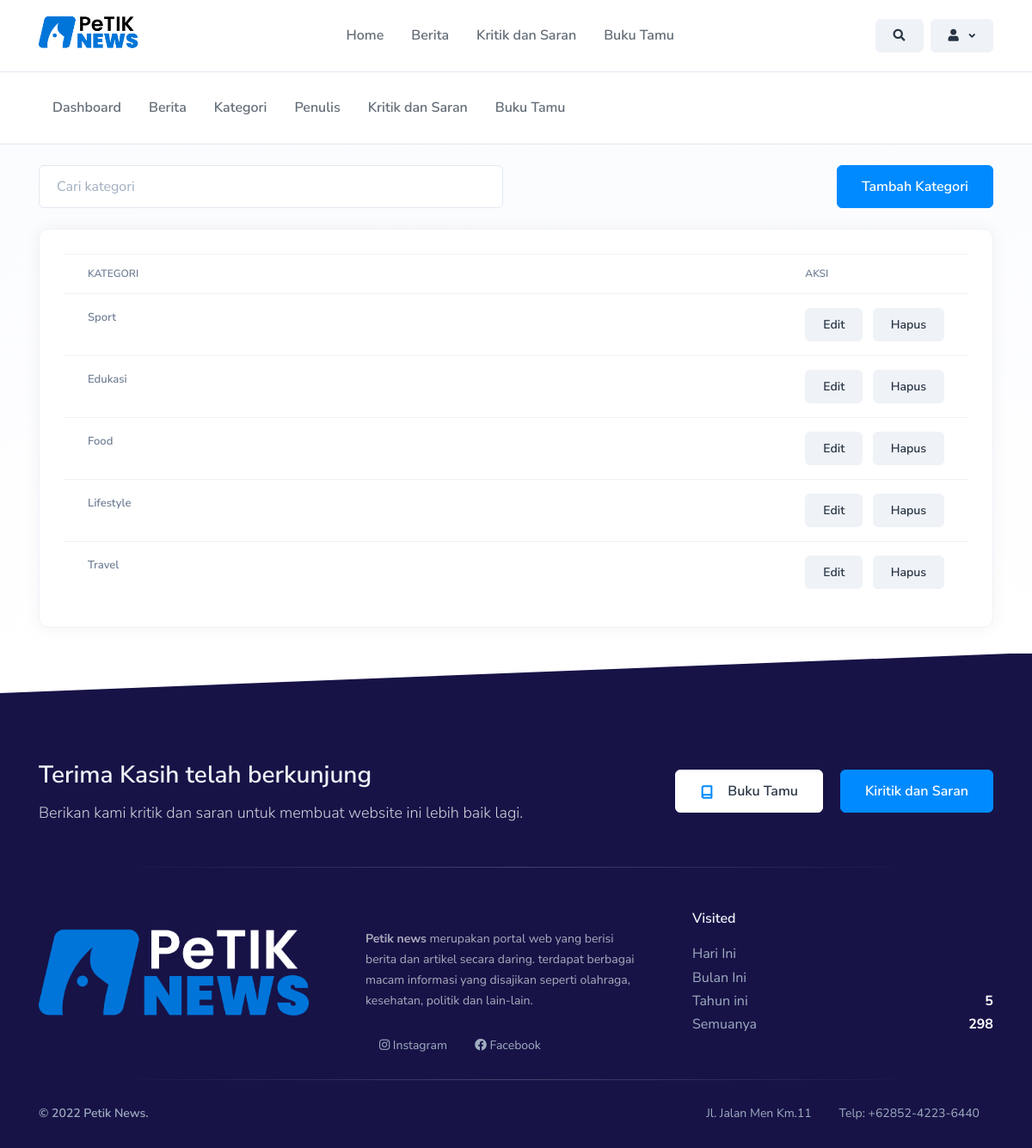
The app's page /userkategori (signed in) with its own data.
### tables this page shows
CREATE TABLE IF NOT EXISTS `kategori` (
  `id` int(11) NOT NULL AUTO_INCREMENT,
  `slug` varchar(255) DEFAULT NULL,
  `kategori` varchar(255) DEFAULT NULL,
  PRIMARY KEY (`id`)
);

### app/core/Controller.php (called while the page is built, shortened)
<?php
class Controller{
	public function view($view, $data = [])
	{
		require_once '../app/views/' . $view . '.php';
	}
	public function model($model)
	{
		return new $model;
	}
}

### app/controllers/userkategori.php (called while the page is built, shortened)
<?php
class UserKategori extends Controller {
    public function index()
	{
		$data['title'] = 'Halaman Home';
        if(isset($_POST['cari'])){
            $data['kategori'] = $this->model('KategoriModel')->getAll($_POST['cari']);
        } else {
            $data['kategori'] = $this->model('KategoriModel')->getAll();
        }
		$this->view('user/kategori/index', $data);
	}
}

### app/core/App.php (called while the page is built, shortened)
<?php
class App{
	protected $method = 'index';
	protected $params = [];
	public function __construct(){
		$this->controller = new $this->controller;
		call_user_func_array([$this->controller, $this->method], $this->params);
	}
}

### public/index.php (called while the page is built, shortened)
<?php
$app = new App;

### app/core/Database.php (called while the page is built, shortened)
<?php
class Database{
	private $host = DB_HOST;
	private $user = DB_USER;
	private $pass = DB_PASS;
	private $dbnm = DB_NAME;
	private $dbh;
	private $stmt;
	public function __construct()
	{
		$dsn = 'mysql:host='. $this->host .';dbname='. $this->dbnm;
		$option = [
			PDO::ATTR_PERSISTENT => true,
			PDO::ATTR_ERRMODE => PDO::ERRMODE_EXCEPTION
		];
		try{
			$this->dbh = new PDO($dsn,$this->user,$this->pass, $option);
		}catch(PDOException $e){
			die($e->getMessage());
		}
	}
	public function query($query)
	{
		$this->stmt = $this->dbh->prepare($query);
	}
	public function execute()
	{
		$this->stmt->execute();
	}
	public function resultSet()
	{
		$this->execute();
		return $this->stmt->fetchAll(PDO::FETCH_ASSOC);
	}
}

### app/models/KategoriModel.php (called while the page is built, shortened)
<?php
class KategoriModel {
	private $table = 'kategori';
	private $db;
	public function __construct()
	{
		$this->db = new Database;
	}
	public function getAll($search = null)
	{
		$query = 'SELECT * FROM ' . $this->table;
		$this->db->query($query);
		return $this->db->resultSet();
	}
}

### app/views/user/kategori/index.php (the view)
<div class="container mt-4">
    <div class="row">
        <form action="<?= base_url ?>/userkategori" method="POST" class="col-lg-6 col-12">
            <input
                type="text"
                class="form-control"
                placeholder="Cari kategori"
                onsubmit="this.form.submit"
                name="cari"
                value="<?= isset($_POST['cari']) ? $_POST['cari'] : '' ?>">
        </form>
        <div class="col-lg-6 col-12 d-flex">
            <div class="ml-auto">
                <a href="<?= base_url ?>/userkategori/tambah" class="btn btn-primary mb-4">Tambah Kategori</a>
            </div>
        </div>
    </div>
    <div class="card">
        <div class="card-body">
            <table class="table">
                <thead>
                    <tr>
                        <th>KATEGORI</th>
                        <th style="width: 1px;">AKSI</th>
                    </tr>
                </thead>
                <tbody>
                    <?php foreach($data['kategori'] as $item){ ?>
                    <tr>
                        <th><?= $item["kategori"] ?></th>
                        <th>
                            <a href="<?= base_url ?>/userkategori/edit/<?= $item['id'] ?>" class="btn btn-sm btn-secondary">Edit</a>
                            <a href="<?= base_url ?>/userkategori/hapus/<?= $item['id'] ?>" class="btn btn-sm btn-secondary">Hapus</a>
                        </th>
                    </tr>
                    <?php } ?>
                </tbody>
            </table>
        </div>
    </div>
</div>

### records on screen
kategori: kategori "Sport"
kategori: kategori "Edukasi"
kategori: kategori "Food"
kategori: kategori "Lifestyle"
kategori: kategori "Travel"

### other values on screen
$footer["tahun"]["jumlah"] "5"
$footer["semua"]["jumlah"] "298"
